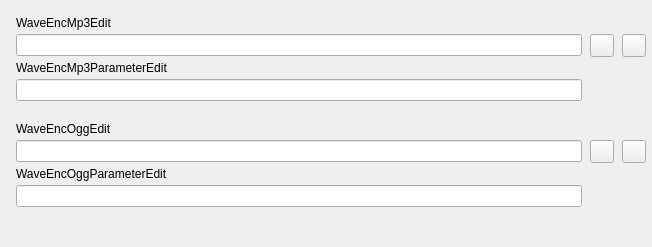
<?xml version="1.0" encoding="UTF-8"?>
<ui version="4.0">
  <class>SetupFrameWaveEncoder</class>
  <widget class="QWidget" name="SetupFrameWaveEncoder">
    <property name="geometry"><rect><x>0</x><y>0</y><width>652</width><height>247</height></rect></property>
    <property name="vclDesignWidth" stdset="0"><number>652</number></property>
    <property name="vclDesignHeight" stdset="0"><number>247</number></property>
    <layout class="QVBoxLayout" name="SetupFrameWaveEncoder_Layout" stretch="0,0,0,1">
      <property name="leftMargin"><number>16</number></property>
      <property name="topMargin"><number>16</number></property>
      <property name="rightMargin"><number>6</number></property>
      <property name="bottomMargin"><number>8</number></property>
      <property name="spacing"><number>0</number></property>
      <item>
        <layout class="QGridLayout" name="SetupFrameWaveEncoder_Section1" columnstretch="0,1,0,0">
          <property name="leftMargin"><number>0</number></property>
          <property name="topMargin"><number>0</number></property>
          <property name="rightMargin"><number>0</number></property>
          <property name="bottomMargin"><number>0</number></property>
          <property name="horizontalSpacing"><number>8</number></property>
          <property name="verticalSpacing"><number>4</number></property>
          <item row="0" column="0" colspan="2">
            <widget class="QLabel" name="WaveEncMp3Edit_EditLabel">
              <property name="text"><string>WaveEncMp3Edit</string></property>
              <property name="textFormat"><enum>Qt::PlainText</enum></property>
              <property name="vclFocusControl" stdset="0"><string notr="true">WaveEncMp3Edit</string></property>
              <property name="vclLabeledEditOf" stdset="0"><string notr="true">WaveEncMp3Edit</string></property>
            </widget>
          </item>
          <item row="1" column="0" colspan="2">
            <widget class="QLineEdit" name="WaveEncMp3Edit">
      </widget>
          </item>
          <item row="1" column="2" alignment="Qt::AlignRight">
            <widget class="QToolButton" name="WaveEncMp3Button1">
              <property name="tag" stdset="0"><number>10</number></property>
              <property name="icon"><iconset resource="../../resources/dfend.qrc"><normaloff>:/glyphs/92d9d1a333bceee3.png</normaloff></iconset></property>
              <property name="iconSize"><size><width>16</width><height>16</height></size></property>
              <property name="minimumSize"><size><width>23</width><height>0</height></size></property>
            </widget>
          </item>
          <item row="1" column="3" alignment="Qt::AlignRight">
            <widget class="QToolButton" name="WaveEncMp3Button2">
              <property name="tag" stdset="0"><number>11</number></property>
              <property name="icon"><iconset resource="../../resources/dfend.qrc"><normaloff>:/glyphs/0604c54cc06c5a09.png</normaloff></iconset></property>
              <property name="iconSize"><size><width>16</width><height>16</height></size></property>
              <property name="minimumSize"><size><width>23</width><height>0</height></size></property>
            </widget>
          </item>
          <item row="2" column="0" colspan="2">
            <widget class="QLabel" name="WaveEncMp3ParameterEdit_EditLabel">
              <property name="text"><string>WaveEncMp3ParameterEdit</string></property>
              <property name="textFormat"><enum>Qt::PlainText</enum></property>
              <property name="vclFocusControl" stdset="0"><string notr="true">WaveEncMp3ParameterEdit</string></property>
              <property name="vclLabeledEditOf" stdset="0"><string notr="true">WaveEncMp3ParameterEdit</string></property>
            </widget>
          </item>
          <item row="3" column="0" colspan="2">
            <widget class="QLineEdit" name="WaveEncMp3ParameterEdit">
      </widget>
          </item>
          <item row="0" column="1">
            <spacer name="SetupFrameWaveEncoder_Section1_HFill">
              <property name="orientation"><enum>Qt::Horizontal</enum></property>
              <property name="sizeHint" stdset="0"><size><width>0</width><height>0</height></size></property>
            </spacer>
          </item>
        </layout>
      </item>
      <item>
        <spacer name="SetupFrameWaveEncoder_Gap1">
          <property name="orientation"><enum>Qt::Vertical</enum></property>
          <property name="sizeType"><enum>QSizePolicy::Fixed</enum></property>
          <property name="sizeHint" stdset="0"><size><width>0</width><height>21</height></size></property>
        </spacer>
      </item>
      <item>
        <layout class="QGridLayout" name="SetupFrameWaveEncoder_Section2" columnstretch="0,1,0,0">
          <property name="leftMargin"><number>0</number></property>
          <property name="topMargin"><number>0</number></property>
          <property name="rightMargin"><number>0</number></property>
          <property name="bottomMargin"><number>0</number></property>
          <property name="horizontalSpacing"><number>8</number></property>
          <property name="verticalSpacing"><number>4</number></property>
          <item row="0" column="0" colspan="2">
            <widget class="QLabel" name="WaveEncOggEdit_EditLabel">
              <property name="text"><string>WaveEncOggEdit</string></property>
              <property name="textFormat"><enum>Qt::PlainText</enum></property>
              <property name="vclFocusControl" stdset="0"><string notr="true">WaveEncOggEdit</string></property>
              <property name="vclLabeledEditOf" stdset="0"><string notr="true">WaveEncOggEdit</string></property>
            </widget>
          </item>
          <item row="1" column="0" colspan="2">
            <widget class="QLineEdit" name="WaveEncOggEdit">
      </widget>
          </item>
          <item row="1" column="2" alignment="Qt::AlignRight">
            <widget class="QToolButton" name="WaveEncOggButton1">
              <property name="tag" stdset="0"><number>12</number></property>
              <property name="icon"><iconset resource="../../resources/dfend.qrc"><normaloff>:/glyphs/92d9d1a333bceee3.png</normaloff></iconset></property>
              <property name="iconSize"><size><width>16</width><height>16</height></size></property>
              <property name="minimumSize"><size><width>23</width><height>0</height></size></property>
            </widget>
          </item>
          <item row="1" column="3" alignment="Qt::AlignRight">
            <widget class="QToolButton" name="WaveEncOggButton2">
              <property name="tag" stdset="0"><number>13</number></property>
              <property name="icon"><iconset resource="../../resources/dfend.qrc"><normaloff>:/glyphs/0604c54cc06c5a09.png</normaloff></iconset></property>
              <property name="iconSize"><size><width>16</width><height>16</height></size></property>
              <property name="minimumSize"><size><width>23</width><height>0</height></size></property>
            </widget>
          </item>
          <item row="2" column="0" colspan="2">
            <widget class="QLabel" name="WaveEncOggParameterEdit_EditLabel">
              <property name="text"><string>WaveEncOggParameterEdit</string></property>
              <property name="textFormat"><enum>Qt::PlainText</enum></property>
              <property name="vclFocusControl" stdset="0"><string notr="true">WaveEncOggParameterEdit</string></property>
              <property name="vclLabeledEditOf" stdset="0"><string notr="true">WaveEncOggParameterEdit</string></property>
            </widget>
          </item>
          <item row="3" column="0" colspan="2">
            <widget class="QLineEdit" name="WaveEncOggParameterEdit">
      </widget>
          </item>
          <item row="0" column="1">
            <spacer name="SetupFrameWaveEncoder_Section2_HFill">
              <property name="orientation"><enum>Qt::Horizontal</enum></property>
              <property name="sizeHint" stdset="0"><size><width>0</width><height>0</height></size></property>
            </spacer>
          </item>
        </layout>
      </item>
      <item>
        <spacer name="SetupFrameWaveEncoder_VFill">
          <property name="orientation"><enum>Qt::Vertical</enum></property>
          <property name="sizeHint" stdset="0"><size><width>0</width><height>0</height></size></property>
        </spacer>
      </item>
    </layout>
  </widget>
  <tabstops>
    <tabstop>WaveEncMp3Edit</tabstop>
    <tabstop>WaveEncMp3ParameterEdit</tabstop>
    <tabstop>WaveEncOggEdit</tabstop>
    <tabstop>WaveEncOggParameterEdit</tabstop>
  </tabstops>
  <resources>
    <include location="../../resources/dfend.qrc" />
  </resources>
  <connections />
</ui>
